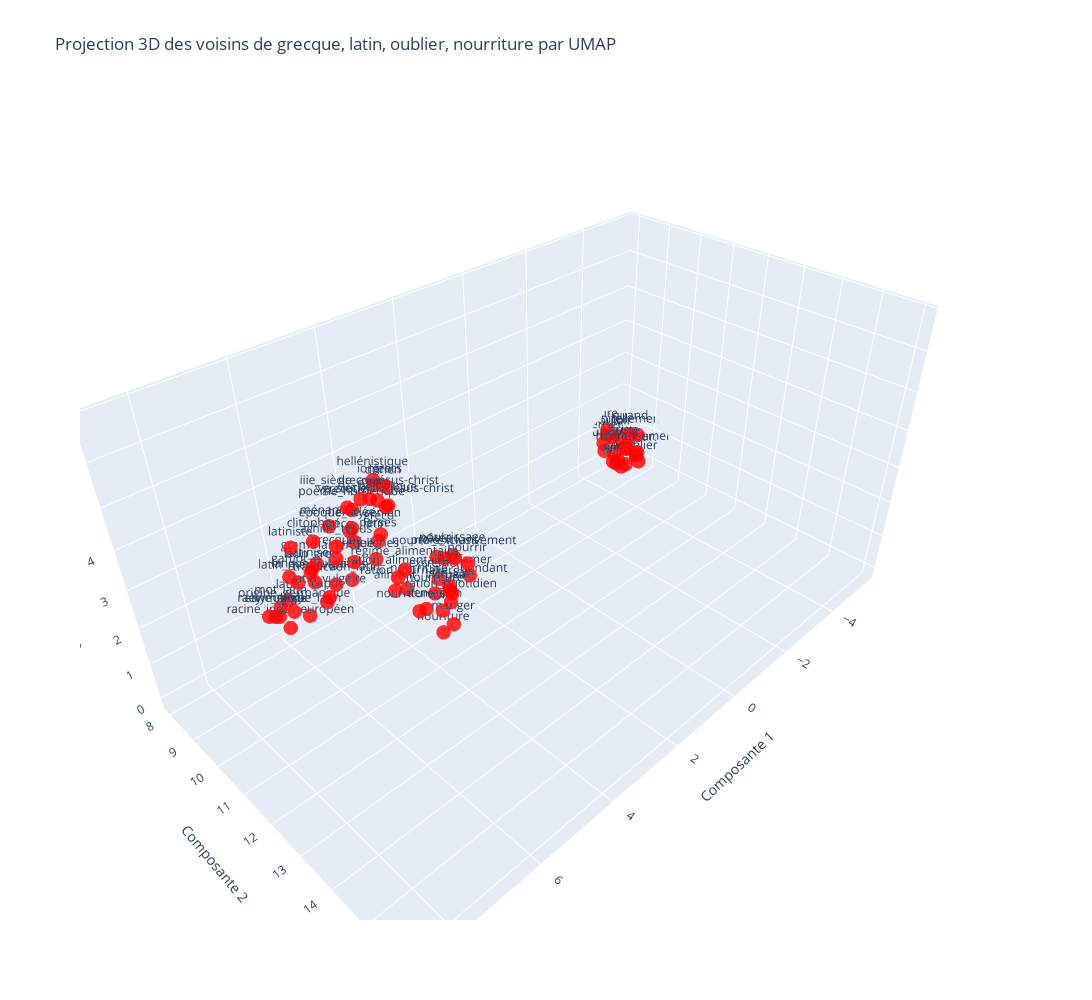

The notebook cell this image was saved under:
### Code cell
# Question 4c
display_dimred_neighbors(model, mots, n_components=3, topn=20, method='umap', n_neighbors=10)
# obtenons un cluster plus grand pour les mots 'latin' et 'grecque' avec cette méthode. Nous pourrions considérer que celui ci forme deux sous cluster distincts.
# Par exemple des noms d'auteurs et des concepts grammaticaux
#

### Figure 1 — Plotly figure (JSON) as saved in the notebook; plotly's stock layout.template omitted (floating-point values rounded to 4 significant figures)
{"data": [{"marker": {"color": "rgba(255, 0, 0, 0.8)", "size": 5}, "mode": "markers+text", "text": ["latins", "latin", "latiniser", "greque", "proie_vivant", "grecquer", "rien", "mot_latin", "caput", "excrément", "grecques", "là", "étymologie", "falloir", "ration_alimentaire", "quand", "lui", "ménandre", "latin_vulgaire", "nourriture", "nourriture_abondant", "régime_alimentaire", "iiie_siècle_av_jésus-christ", "etymologie", "toujours", "denrée", "juste", "hellénistique", "sinon", "hellènes", "origine_germanique", "vouloir", "époque_mycénien", "car", "nourrir", "oublier", "racine_indo-_européen", "dorien", "peut-être", "nouriture", "clitophon", "gréco-_latin", "latin_médiéval", "grammairien", "pâtée", "croire", "ration_journalier", "achille_tatius", "grec", "pas", "ne", "dire", "latin_grec", "ionien", "latiniste", "affamer", "verbe_latin", "gréco-", "vivres", "traduction_latin", "héraclée", "grecs", "aliment", "frugal", "ve_siècle_av_jésus-christ", "grecque", "racine_grec", "gaffiot", "langue_vulgaire", "heureusement", "perses", "poème_homérique", "hellénique", "ration_quotidien", "mais", "nourrissage", "tellement", "victuaille", "nourrir_exclusivement", "nourriture_sain", "penser", "jamais", "manger"], "textposition": "top center", "type": "scatter3d", "x": [7.173, 7.96, 7.744, 7.349, 6.685, 7.108, -5.364, 8.174, 7.638, 6.925, 7.606, -5.017, 8.273, -4.707, 7.513, -5.123, -5.144, 7.398, 7.82, 7.163, 6.674, 7.438, 6.581, 8.434, -5.272, 7.275, -4.743, 6.377, -4.534, 6.955, 8.292, -4.986, 7.038, -4.784, 6.783, -5.245, 8.417, 6.126, -4.634, 7.339, 7.788, 6.75, 7.825, 7.403, 6.898, -4.831, 7.318, 7.624, 6.059, -5.182, -5.079, -4.932, 7.971, 6.188, 7.993, 6.636, 7.984, 6.451, 7.231, 7.541, 7.057, 5.882, 7.61, 7.21, 6.502, 6.857, 8.605, 8.156, 7.557, -5.045, 6.782, 6.748, 6.125, 6.946, -4.927, 6.509, -5.299, 7.285, 6.773, 7.525, -4.638, -5.42, 7.43], "y": [13.09, 12.3, 12.89, 13.53, 14.97, 13.15, 8.409, 12.43, 13.0, 15.1, 13.44, 8.668, 12.53, 8.764, 14.92, 8.7, 8.296, 13.01, 13.43, 15.3, 15.01, 15.0, 12.99, 12.72, 8.833, 15.21, 8.876, 12.83, 8.728, 13.54, 13.11, 8.14, 13.01, 8.384, 15.62, 8.955, 13.13, 12.73, 8.172, 15.66, 13.15, 12.64, 12.5, 12.43, 15.06, 8.061, 14.83, 13.53, 12.41, 8.533, 8.328, 7.992, 13.25, 12.57, 12.79, 15.47, 13.0, 12.98, 15.54, 13.2, 13.12, 12.49, 14.95, 15.77, 13.3, 13.16, 12.86, 12.89, 12.56, 9.052, 13.4, 12.69, 12.81, 15.38, 8.298, 14.93, 8.827, 15.81, 15.32, 15.38, 8.123, 8.693, 16.03], "z": [5.301, 4.855, 5.74, 6.013, 6.51, 6.744, 0.3974, 4.905, 5.044, 6.33, 6.176, 0.5825, 4.834, 0.1394, 6.591, 1.016, 0.7587, 6.464, 5.517, 6.318, 6.007, 6.744, 6.571, 5.05, 0.294, 6.031, 0.7666, 6.764, 0.3077, 5.857, 5.311, 0.7545, 6.176, 0.1036, 6.836, 0.1599, 5.062, 6.487, 0.4415, 5.904, 6.444, 5.603, 5.279, 5.397, 6.71, 0.8595, 6.218, 6.465, 6.005, -0.1012, -0.02121, 0.9595, 5.999, 6.464, 6.242, 6.448, 4.971, 5.793, 6.178, 5.48, 6.304, 6.229, 6.425, 6.626, 6.531, 6.784, 5.249, 5.805, 5.162, 0.6006, 6.049, 6.288, 6.132, 6.066, 0.2964, 6.446, 0.9742, 6.748, 6.761, 6.247, 0.6813, 0.2306, 6.351]}], "layout": {"height": 1000, "scene": {"xaxis": {"title": {"text": "Composante 1"}}, "yaxis": {"title": {"text": "Composante 2"}}, "zaxis": {"title": {"text": "Composante 3"}}}, "showlegend": false, "title": {"text": "Projection 3D des voisins de grecque, latin, oublier, nourriture par UMAP"}, "width": 1200}}
